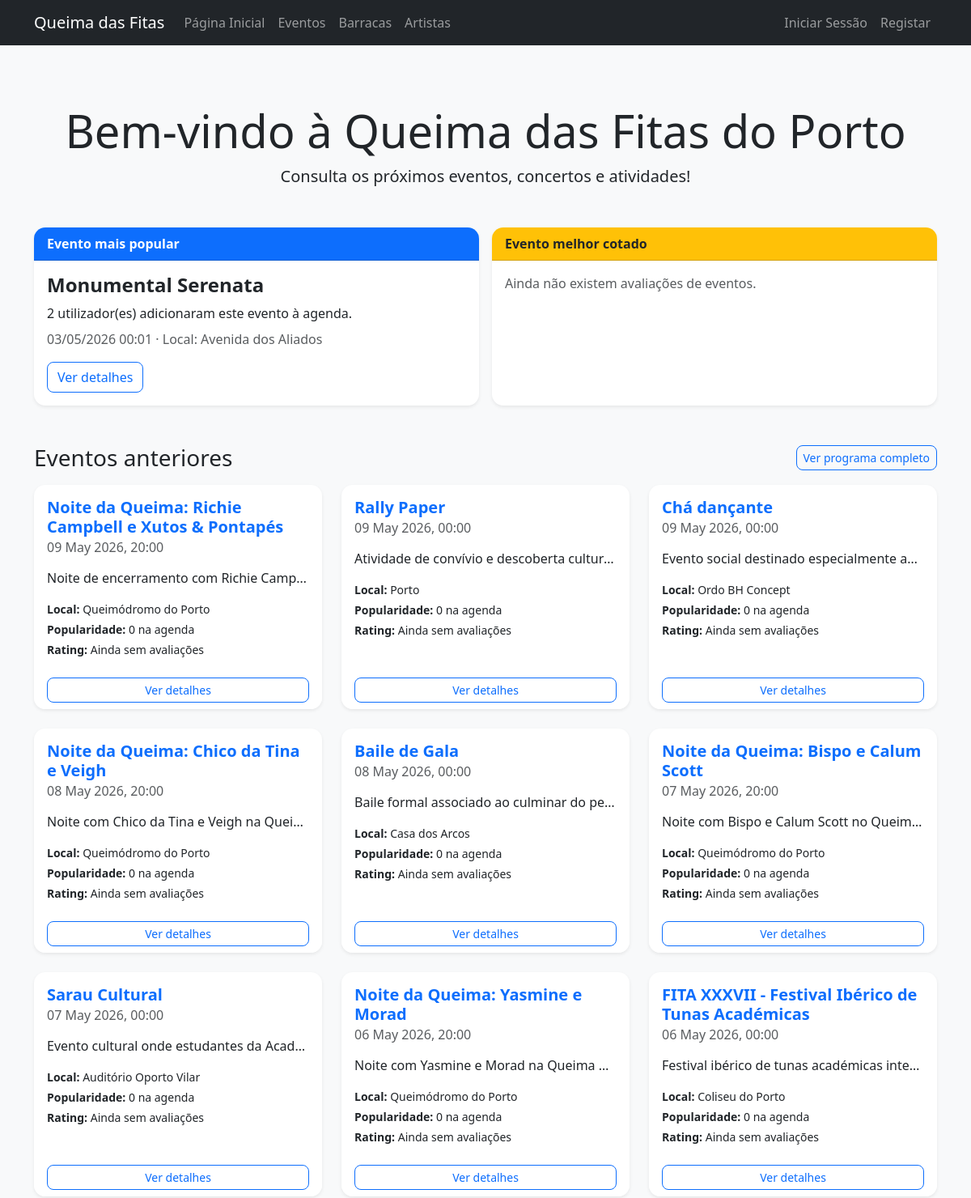
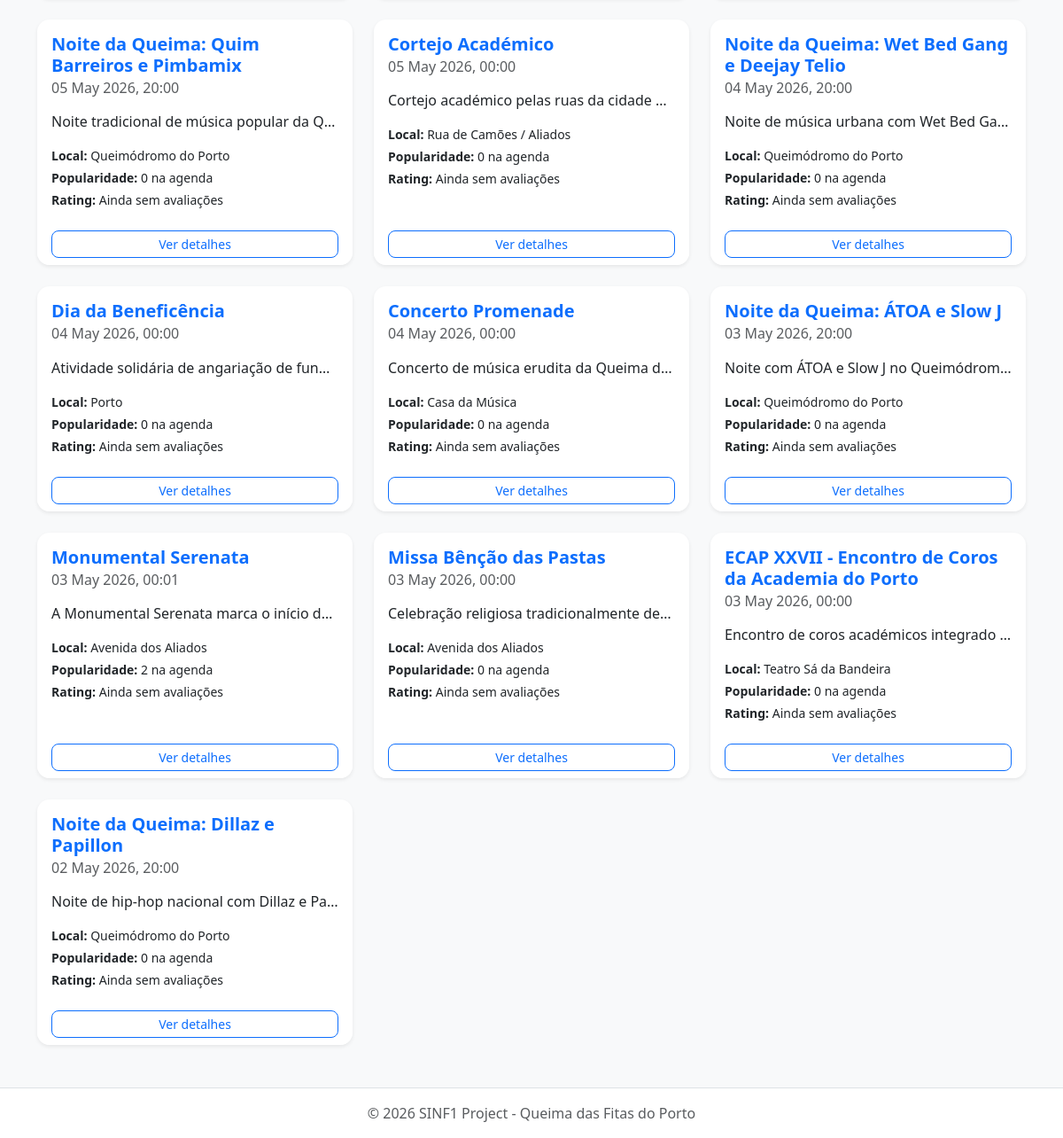
The page /public/index.php on the database its author committed (2 pictures, top to bottom).
### tables this page shows
CREATE TABLE `event` (
  `id_event` int(11) NOT NULL,
  `name` varchar(100) NOT NULL,
  `description` text DEFAULT NULL,
  `event_date` datetime NOT NULL,
  `location` varchar(100) NOT NULL,
  `event_type` varchar(50) NOT NULL,
  `id_tent` int(11) DEFAULT NULL
);

### src/dal/DataAccessLayer.php (called while the page is built, shortened)
<?php
class DataAccessLayer {
    private $conn;
    public function __construct() {
        $this->conn = new mysqli(DB_HOST, DB_USER, DB_PASS, DB_NAME);
        $this->conn->set_charset("utf8mb4");
    }
    public function executeSelect($query, $params = [], $types = "") {
        $stmt = $this->conn->prepare($query);
        if ($params) {
            $stmt->bind_param($types, ...$params);
        }
        $stmt->execute();
        $result = $stmt->get_result();
        $data = $result->fetch_all(MYSQLI_ASSOC);
        return $data;
    }
}
?>

### src/bll/BusinessLogicLayer.php (called while the page is built, shortened)
<?php
require_once __DIR__ . '/../dal/DataAccessLayer.php';
class BusinessLogicLayer {
    private $dal;
    public function __construct() {
        $this->dal = new DataAccessLayer();
    }
    public function getAllEvents($sortBy = 'date') {
        $orderBy = "e.event_date ASC";
        if ($sortBy === 'popularity') {
            $orderBy = "popularity_count DESC, e.event_date ASC";
        } elseif ($sortBy === 'rating') {
            $orderBy = "average_rating DESC, rating_count DESC, e.event_date ASC";
        }
        $query = "SELECT
                    e.*,
                    COALESCE(pa_stats.popularity_count, 0) AS popularity_count,
                    COALESCE(rating_stats.average_rating, 0) AS average_rating,
                    COALESCE(rating_stats.rating_count, 0) AS rating_count
                  FROM event e
                  LEFT JOIN (
                      SELECT id_event, COUNT(*) AS popularity_count
                      FROM personalagenda
                      GROUP BY id_event
                  ) pa_stats ON e.id_event = pa_stats.id_event
                  LEFT JOIN (
                      SELECT id_event, AVG(score) AS average_rating, COUNT(*) AS rating_count
                      FROM rating
                      WHERE id_event IS NOT NULL
                      GROUP BY id_event
                  ) rating_stats ON e.id_event = rating_stats.id_event
                  ORDER BY $orderBy";
        return $this->dal->executeSelect($query);
    }
    public function getEventsByTimeStatus($status = 'upcoming') {
        $isPast = $status === 'past';
        $whereSql = $isPast ? "e.event_date < NOW()" : "e.event_date >= NOW()";
        $orderBy = $isPast ? "e.event_date DESC" : "e.event_date ASC";
        $query = "SELECT
                    e.*,
                    COALESCE(pa_stats.popularity_count, 0) AS popularity_count,
                    COALESCE(rating_stats.average_rating, 0) AS average_rating,
                    COALESCE(rating_stats.rating_count, 0) AS rating_count
                  FROM event e
                  LEFT JOIN (
                      SELECT id_event, COUNT(*) AS popularity_count
                      FROM personalagenda
                      GROUP BY id_event
                  ) pa_stats ON e.id_event = pa_stats.id_event
                  LEFT JOIN (
                      SELECT id_event, AVG(score) AS average_rating, COUNT(*) AS rating_count
                      FROM rating
                      WHERE id_event IS NOT NULL
                      GROUP BY id_event
                  ) rating_stats ON e.id_event = rating_stats.id_event
                  WHERE $whereSql
                  ORDER BY $orderBy";
        return $this->dal->executeSelect($query);
    }
    public function getPublicEventStats() {
        $popularEvents = $this->getAllEvents('popularity');
        $ratedEvents = $this->getAllEvents('rating');
        $mostPopularEvent = $popularEvents[0] ?? null;
        $highestRatedEvent = null;
        return [
            'most_popular_event' => $mostPopularEvent,
            'highest_rated_event' => $highestRatedEvent
        ];
    }
}
?>

### public/index.php (the view, shortened to what this page needs)
<?php
require_once __DIR__ . '/../src/bll/BusinessLogicLayer.php';
$bll = new BusinessLogicLayer();
$upcomingEvents = $bll->getEventsByTimeStatus('upcoming');
$pastEvents = $bll->getEventsByTimeStatus('past');
$events = !empty($upcomingEvents) ? $upcomingEvents : $pastEvents;
$eventsSectionTitle = !empty($upcomingEvents) ? 'Próximos eventos' : 'Eventos anteriores';
$publicStats = $bll->getPublicEventStats();
$mostPopularEvent = $publicStats['most_popular_event'] ?? null;
$highestRatedEvent = $publicStats['highest_rated_event'] ?? null;
include 'includes/header_ui.php';
?>
<header class="text-center mb-5 mt-4">
    <h1 class="display-4">Bem-vindo à Queima das Fitas do Porto</h1>
    <p class="lead">Consulta os próximos eventos, concertos e atividades!</p>
</header>
<section class="mb-5">
    <div class="row g-3">
        <div class="col-md-6">
            <div class="card h-100 shadow-sm border-0">
                <div class="card-header bg-primary text-white">
                    Evento mais popular
                </div>
                <div class="card-body">
                    <?php if ($mostPopularEvent && (int)($mostPopularEvent['popularity_count'] ?? 0) > 0): ?>
                        <h4 class="card-title"><?php echo htmlspecialchars($mostPopularEvent['name']); ?></h4>
                        <p class="mb-2">
                            <?php echo (int)$mostPopularEvent['popularity_count']; ?>
                            utilizador(es) adicionaram este evento à agenda.
                        </p>
                        <p class="text-muted mb-3">
                            <?php echo date('d/m/Y H:i', strtotime($mostPopularEvent['event_date'])); ?>
                            · Local: <?php echo htmlspecialchars($mostPopularEvent['location']); ?>
                        </p>
                        <a href="UserInterface/event_detail.php?id=<?php echo $mostPopularEvent['id_event']; ?>" class="btn btn-outline-primary">
                            Ver detalhes
                        </a>
                    <?php else: ?>
                        <p class="mb-0 text-muted">
                            Ainda não há eventos adicionados às agendas dos utilizadores.
                        </p>
                    <?php endif; ?>
                </div>
            </div>
        </div>
        <div class="col-md-6">
            <div class="card h-100 shadow-sm border-0">
                <div class="card-header bg-warning text-dark">
                    Evento melhor cotado
                </div>
                <div class="card-body">
                    <?php if ($highestRatedEvent): ?>
                        <h4 class="card-title"><?php echo htmlspecialchars($highestRatedEvent['name']); ?></h4>
                        <p class="mb-2">
                            Rating médio:
                            <?php echo number_format((float)$highestRatedEvent['average_rating'], 1); ?>/5
                            com <?php echo (int)$highestRatedEvent['rating_count']; ?> avaliação(ões).
                        </p>
                        <p class="text-muted mb-3">
                            <?php echo date('d/m/Y H:i', strtotime($highestRatedEvent['event_date'])); ?>
                            · Local: <?php echo htmlspecialchars($highestRatedEvent['location']); ?>
                        </p>
                        <a href="UserInterface/event_detail.php?id=<?php echo $highestRatedEvent['id_event']; ?>" class="btn btn-outline-warning">
                            Ver detalhes
                        </a>
                    <?php else: ?>
                        <p class="mb-0 text-muted">
                            Ainda não existem avaliações de eventos.
                        </p>
                    <?php endif; ?>
                </div>
            </div>
        </div>
    </div>
</section>
<section>
    <div class="d-flex justify-content-between align-items-center mb-3">
        <h2 class="h3 mb-0"><?php echo $eventsSectionTitle; ?></h2>
        <a href="UserInterface/events.php" class="btn btn-outline-primary btn-sm">
            Ver programa completo
        </a>
    </div>
    <div class="row">
        <?php if ($events): ?>
            <?php foreach ($events as $event): ?>
                <div class="col-md-4 mb-4">
                    <div class="card event-card h-100 shadow-sm border-0">
                        <div class="card-body">
                            <h5 class="card-title text-primary"><?php echo htmlspecialchars($event['name']); ?></h5>
                            <h6 class="card-subtitle mb-3 text-muted">
                                <?php echo date('d M Y, H:i', strtotime($event['event_date'])); ?>
                            </h6>
                            <p class="card-text text-truncate" style="max-height: 3rem;">
                                <?php echo htmlspecialchars($event['description']); ?>
                            </p>
                            <p class="small mb-1">
                                <strong>Local:</strong> <?php echo htmlspecialchars($event['location']); ?>
                            </p>
                            <p class="small mb-1">
                                <strong>Popularidade:</strong>
                                <?php echo (int)($event['popularity_count'] ?? 0); ?> na agenda
                            </p>
                            <p class="small mb-0">
                                <strong>Rating:</strong>
                                <?php if (!empty($event['rating_count'])): ?>
                                    <?php echo number_format((float)$event['average_rating'], 1); ?>/5
                                <?php else: ?>
                                    Ainda sem avaliações
                                <?php endif; ?>
                            </p>
                        </div>
                        <div class="card-footer bg-white border-top-0">
                            <a href="UserInterface/event_detail.php?id=<?php echo $event['id_event']; ?>" class="btn btn-outline-primary btn-sm w-100">
                                Ver detalhes
                            </a>
                        </div>
                    </div>
                </div>
            <?php endforeach; ?>
        <?php endif; ?>
    </div>
</section>
<?php include 'includes/footer.php'; ?>

### public/css/style.css (style rules this page uses)
body { background-color: #f8f9fa; color: #212529; }
h1, h2, h3, h4, h5 { font-weight: 600; }
.card { border-radius: 14px; overflow: hidden; }
.card-header { font-weight: 600; }
.event-card, .tent-card, .artist-card { transition: transform 0.2s ease, box-shadow 0.2s ease; }
.btn { border-radius: 8px; }

### rows shown on the page
event: name "Monumental Serenata", event_date "03/05/2026 00:01", location "Avenida dos Aliados", event_date "03 May 2026, 00:01", description "A Monumental Serenata marca o início d…", popularity_count "2"
event: name "Noite da Queima: Richie Campbell e Xutos & Pontapés", event_date "09 May 2026, 20:00", description "Noite de encerramento com Richie Camp…", location "Queimódromo do Porto", popularity_count "0"
event: name "Rally Paper", event_date "09 May 2026, 00:00", description "Atividade de convívio e descoberta cultur…", location "Porto", popularity_count "0"
event: name "Chá dançante", event_date "09 May 2026, 00:00", description "Evento social destinado especialmente a…", location "Ordo BH Concept", popularity_count "0"
event: name "Noite da Queima: Chico da Tina e Veigh", event_date "08 May 2026, 20:00", description "Noite com Chico da Tina e Veigh na Quei…", location "Queimódromo do Porto", popularity_count "0"
event: name "Baile de Gala", event_date "08 May 2026, 00:00", description "Baile formal associado ao culminar do pe…", location "Casa dos Arcos", popularity_count "0"
event: name "Noite da Queima: Bispo e Calum Scott", event_date "07 May 2026, 20:00", description "Noite com Bispo e Calum Scott no Queim…", location "Queimódromo do Porto", popularity_count "0"
event: name "Sarau Cultural", event_date "07 May 2026, 00:00", description "Evento cultural onde estudantes da Acad…", location "Auditório Oporto Vilar", popularity_count "0"
event: name "Noite da Queima: Yasmine e Morad", event_date "06 May 2026, 20:00", description "Noite com Yasmine e Morad na Queima…", location "Queimódromo do Porto", popularity_count "0"
event: name "FITA XXXVII - Festival Ibérico de Tunas Académicas", event_date "06 May 2026, 00:00", description "Festival ibérico de tunas académicas inte…", location "Coliseu do Porto", popularity_count "0"
event: name "Noite da Queima: Quim Barreiros e Pimbamix", event_date "05 May 2026, 20:00", description "Noite tradicional de música popular da Q…", location "Queimódromo do Porto", popularity_count "0"
event: name "Cortejo Académico", event_date "05 May 2026, 00:00", description "Cortejo académico pelas ruas da cidade…", location "Rua de Camões / Aliados", popularity_count "0"
event: name "Noite da Queima: Wet Bed Gang e Deejay Telio", event_date "04 May 2026, 20:00", description "Noite de música urbana com Wet Bed Ga…", location "Queimódromo do Porto", popularity_count "0"
event: name "Dia da Beneficência", event_date "04 May 2026, 00:00", description "Atividade solidária de angariação de fun…", location "Porto", popularity_count "0"
event: name "Concerto Promenade", event_date "04 May 2026, 00:00", description "Concerto de música erudita da Queima d…", location "Casa da Música", popularity_count "0"
event: name "Noite da Queima: ÁTOA e Slow J", event_date "03 May 2026, 20:00", description "Noite com ÁTOA e Slow J no Queimódrom…", location "Queimódromo do Porto", popularity_count "0"
event: name "Missa Bênção das Pastas", event_date "03 May 2026, 00:00", description "Celebração religiosa tradicionalmente de…", location "Avenida dos Aliados", popularity_count "0"
event: name "ECAP XXVII - Encontro de Coros da Academia do Porto", event_date "03 May 2026, 00:00", description "Encontro de coros académicos integrado…", location "Teatro Sá da Bandeira", popularity_count "0"
event: name "Noite da Queima: Dillaz e Papillon", event_date "02 May 2026, 20:00", description "Noite de hip-hop nacional com Dillaz e Pa…", location "Queimódromo do Porto", popularity_count "0"

### other values the page prints
$mostPopularEvent['popularity_count'] "2"
$eventsSectionTitle "Eventos anteriores"
